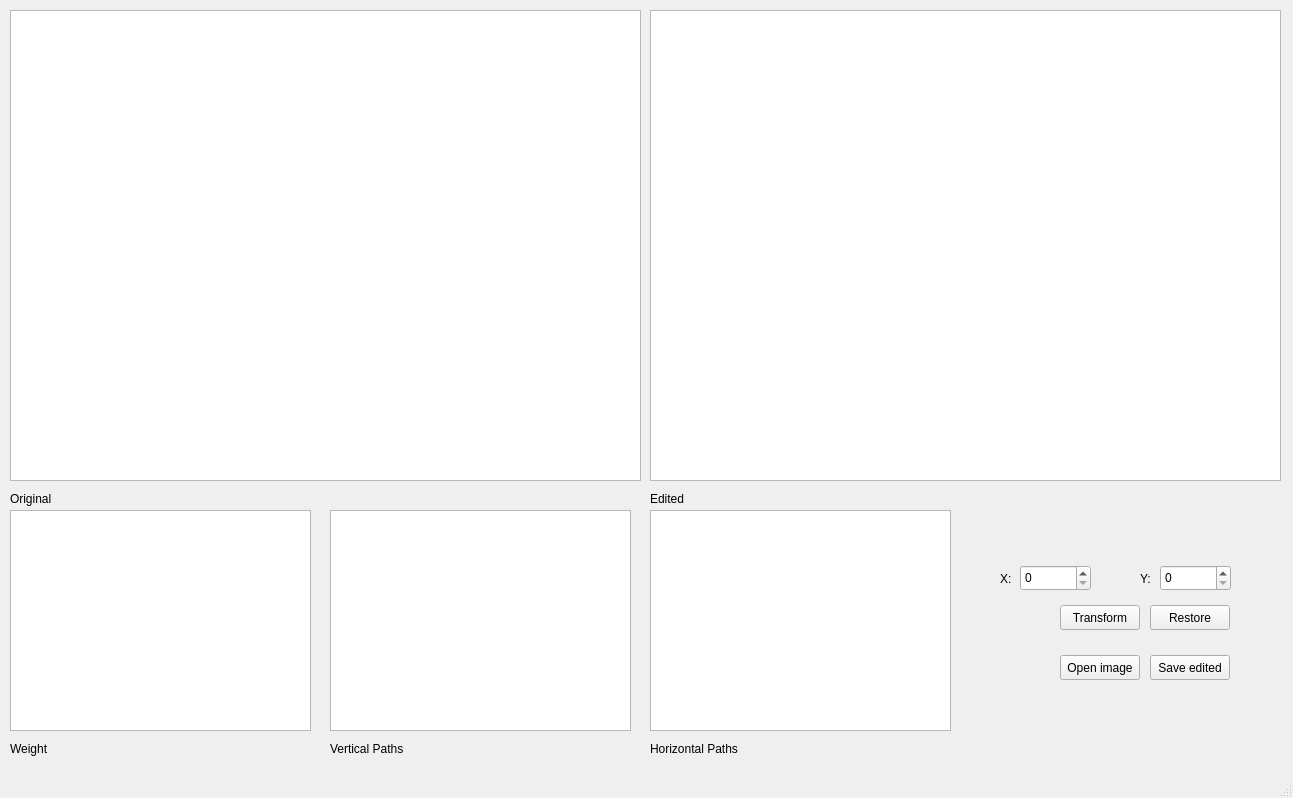
<?xml version="1.0" encoding="UTF-8"?>
<ui version="4.0">
 <class>MainWindow</class>
 <widget class="QMainWindow" name="MainWindow">
  <property name="geometry">
   <rect>
    <x>0</x>
    <y>0</y>
    <width>1293</width>
    <height>798</height>
   </rect>
  </property>
  <property name="windowTitle">
   <string>MainWindow</string>
  </property>
  <widget class="QWidget" name="centralwidget">
   <widget class="QGraphicsView" name="editedView">
    <property name="geometry">
     <rect>
      <x>650</x>
      <y>10</y>
      <width>631</width>
      <height>471</height>
     </rect>
    </property>
   </widget>
   <widget class="QPushButton" name="restore">
    <property name="geometry">
     <rect>
      <x>1150</x>
      <y>605</y>
      <width>80</width>
      <height>25</height>
     </rect>
    </property>
    <property name="text">
     <string>Restore</string>
    </property>
   </widget>
   <widget class="QPushButton" name="openNew">
    <property name="geometry">
     <rect>
      <x>1060</x>
      <y>655</y>
      <width>80</width>
      <height>25</height>
     </rect>
    </property>
    <property name="text">
     <string>Open image</string>
    </property>
   </widget>
   <widget class="QPushButton" name="saveEdited">
    <property name="geometry">
     <rect>
      <x>1150</x>
      <y>655</y>
      <width>80</width>
      <height>25</height>
     </rect>
    </property>
    <property name="text">
     <string>Save edited</string>
    </property>
   </widget>
   <widget class="QLabel" name="weightLabel">
    <property name="geometry">
     <rect>
      <x>10</x>
      <y>740</y>
      <width>54</width>
      <height>17</height>
     </rect>
    </property>
    <property name="text">
     <string>Weight</string>
    </property>
   </widget>
   <widget class="QGraphicsView" name="weightView">
    <property name="geometry">
     <rect>
      <x>10</x>
      <y>510</y>
      <width>301</width>
      <height>221</height>
     </rect>
    </property>
   </widget>
   <widget class="QLabel" name="editedLabel">
    <property name="geometry">
     <rect>
      <x>650</x>
      <y>490</y>
      <width>54</width>
      <height>17</height>
     </rect>
    </property>
    <property name="text">
     <string>Edited</string>
    </property>
   </widget>
   <widget class="QLabel" name="horPathsLabel">
    <property name="geometry">
     <rect>
      <x>650</x>
      <y>740</y>
      <width>101</width>
      <height>17</height>
     </rect>
    </property>
    <property name="text">
     <string>Horizontal Paths</string>
    </property>
   </widget>
   <widget class="QSpinBox" name="selectY">
    <property name="geometry">
     <rect>
      <x>1160</x>
      <y>565</y>
      <width>71</width>
      <height>26</height>
     </rect>
    </property>
   </widget>
   <widget class="QPushButton" name="transform">
    <property name="geometry">
     <rect>
      <x>1060</x>
      <y>605</y>
      <width>80</width>
      <height>25</height>
     </rect>
    </property>
    <property name="text">
     <string>Transform</string>
    </property>
   </widget>
   <widget class="QGraphicsView" name="verPathsView">
    <property name="geometry">
     <rect>
      <x>330</x>
      <y>510</y>
      <width>301</width>
      <height>221</height>
     </rect>
    </property>
   </widget>
   <widget class="QLabel" name="verPathsLabel">
    <property name="geometry">
     <rect>
      <x>330</x>
      <y>740</y>
      <width>91</width>
      <height>17</height>
     </rect>
    </property>
    <property name="text">
     <string>Vertical Paths</string>
    </property>
   </widget>
   <widget class="QGraphicsView" name="originalView">
    <property name="geometry">
     <rect>
      <x>10</x>
      <y>10</y>
      <width>631</width>
      <height>471</height>
     </rect>
    </property>
   </widget>
   <widget class="QLabel" name="xLabel">
    <property name="geometry">
     <rect>
      <x>1000</x>
      <y>570</y>
      <width>16</width>
      <height>17</height>
     </rect>
    </property>
    <property name="text">
     <string>X:</string>
    </property>
   </widget>
   <widget class="QLabel" name="yLabel">
    <property name="geometry">
     <rect>
      <x>1140</x>
      <y>570</y>
      <width>16</width>
      <height>17</height>
     </rect>
    </property>
    <property name="text">
     <string>Y:</string>
    </property>
   </widget>
   <widget class="QSpinBox" name="selectX">
    <property name="geometry">
     <rect>
      <x>1020</x>
      <y>565</y>
      <width>71</width>
      <height>26</height>
     </rect>
    </property>
   </widget>
   <widget class="QLabel" name="originalLabel">
    <property name="geometry">
     <rect>
      <x>10</x>
      <y>490</y>
      <width>54</width>
      <height>17</height>
     </rect>
    </property>
    <property name="text">
     <string>Original</string>
    </property>
   </widget>
   <widget class="QGraphicsView" name="horPathsView">
    <property name="geometry">
     <rect>
      <x>650</x>
      <y>510</y>
      <width>301</width>
      <height>221</height>
     </rect>
    </property>
   </widget>
  </widget>
  <widget class="QMenuBar" name="menubar">
   <property name="geometry">
    <rect>
     <x>0</x>
     <y>0</y>
     <width>1293</width>
     <height>22</height>
    </rect>
   </property>
  </widget>
  <widget class="QStatusBar" name="statusbar"/>
 </widget>
 <resources/>
 <connections/>
</ui>
